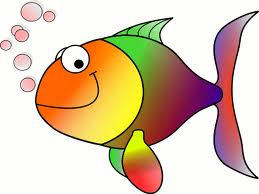
//> input picture images/HappyFish (Copy 10).jpg, 259 x 194 px; its folder holds only this picture in this run
$ ./serial   (built with g++ and OpenCV 4)
//> lines starting //> are read from the running program, lines starting //| are printed output that depends on the picture; after the words box and inside, x2 and y2 are one past the last pixel; in counts of white or black regions, pixels touching at a corner belong together
#include <opencv2/core.hpp>
#include <opencv2/imgcodecs.hpp>
#include "opencv2/imgproc.hpp"
#include "opencv2/highgui.hpp"
#include <opencv2/photo.hpp>
#include <vector>
#include <filesystem>
#include <iostream>
#include <chrono>

using namespace cv;
using namespace std;
using namespace filesystem;

void hairRemovalSerial(const vector<string>& imagePaths, const string& outFolder);

int main(){
    string folderPath = "images";
    string outFolder = "processed_images/serial";
    create_directories(outFolder);

    vector<string> imagePaths;
    for(const auto& entry : directory_iterator(folderPath)){
        if(entry.path().extension() == ".jpg" || entry.path().extension() == ".png")
            imagePaths.push_back(entry.path().string());
    }

    hairRemovalSerial(imagePaths, outFolder);

    return 0;
}

void hairRemovalSerial(const vector<string>& imagePaths, const string& outFolder) {
//> called with outFolder = "processed_images/serial"
    int totalProcessed = 0;
    auto totalStart = chrono::high_resolution_clock::now();

    for(size_t i = 0; i < imagePaths.size(); i++){
        auto start = chrono::high_resolution_clock::now();
        string imgPath = imagePaths[i];

        Mat orig = imread(imgPath, IMREAD_COLOR);
//> orig is the input picture: 194 rows x 259 cols, CV_8UC3; mean B, G, R 170.8, 196.4, 219.3
        if(orig.empty()){
            cout << "Skipped: could not read " << imgPath << endl;
            continue;
        }

        // Step 0: Downscale original for inpainting
        double scaleFactor = 800.0 / max(orig.cols, orig.rows); // max dimension ~800px
//> scaleFactor = 3.09
        Mat smallOrig, smallGray;
        resize(orig, smallOrig, Size(), scaleFactor, scaleFactor, INTER_AREA);
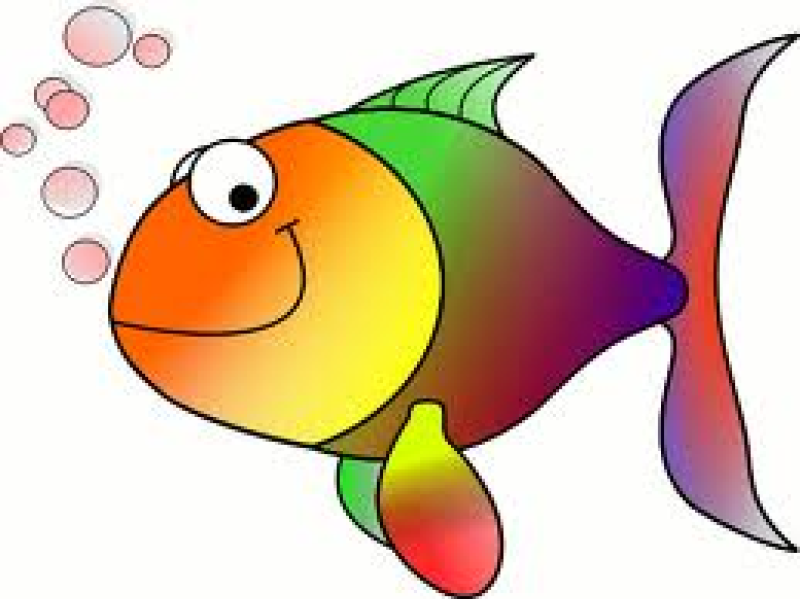
//> smallOrig: 599 rows x 800 cols, CV_8UC3; mean B, G, R 170.8, 196.4, 219.2
        cvtColor(smallOrig, smallGray, COLOR_BGR2GRAY);
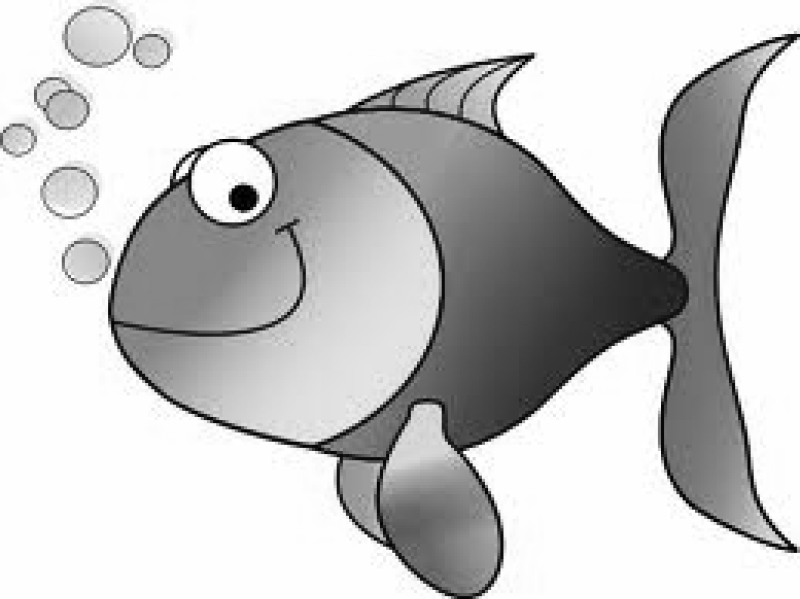
//> smallGray: 599 rows x 800 cols, CV_8UC1; min 0, max 255, mean 200.4

        // Step 1: Multiscale Blackhat
        Mat accumMask = Mat::zeros(smallGray.size(), CV_8UC1);
        vector<int> kernelSizes = {15, 25, 35};

        for(auto kSize : kernelSizes){
            Mat khat, msk;
            Mat kernel = getStructuringElement(MORPH_ELLIPSE, Size(kSize, kSize));
            morphologyEx(smallGray, khat, MORPH_BLACKHAT, kernel);
            normalize(khat, khat, 0, 255, NORM_MINMAX);

            double minVal, maxVal;
            minMaxLoc(khat, &minVal, &maxVal);
            double threshVal = minVal + 0.15 * (maxVal - minVal);
            threshold(khat, msk, threshVal, 255, THRESH_BINARY);

            dilate(msk, msk, getStructuringElement(MORPH_ELLIPSE, Size(3,3)));
            bitwise_or(accumMask, msk, accumMask);
        }
//> this loop made 3 passes
//> pass 1, in hairRemovalSerial, `morphologyEx(smallGray, khat, MORPH_BLACKHAT, kernel);`:
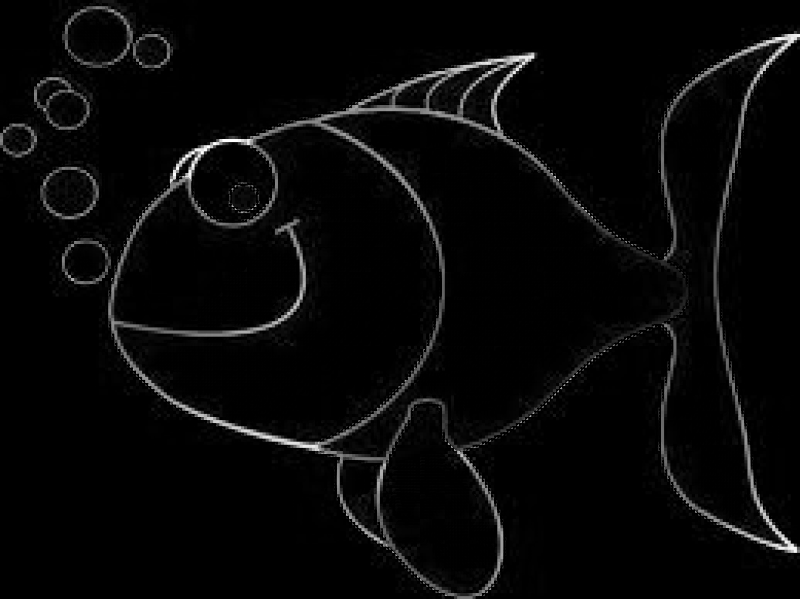
//> khat: 599 rows x 800 cols, CV_8UC1; min 0, max 255, mean 7.6
//> pass 1, in hairRemovalSerial, `threshold(khat, msk, threshVal, 255, THRESH_BINARY);`:
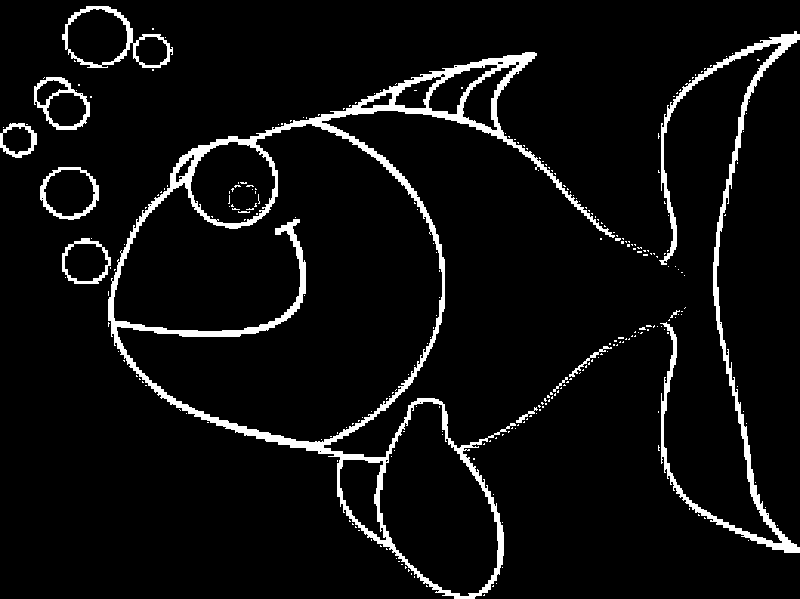
//> msk: 599 rows x 800 cols, CV_8UC1; 5.8% white; 282 white regions (270 under 20 px), largest, box (x1, y1, x2, y2) and area: (108, 52, 615, 599) 16830, (659, 31, 800, 553) 6127, (62, 6, 173, 68) 1198
//> pass 1, in hairRemovalSerial, `dilate(msk, msk, getStructuringElement(MORPH_ELLIPSE, Size(3,3)));`:
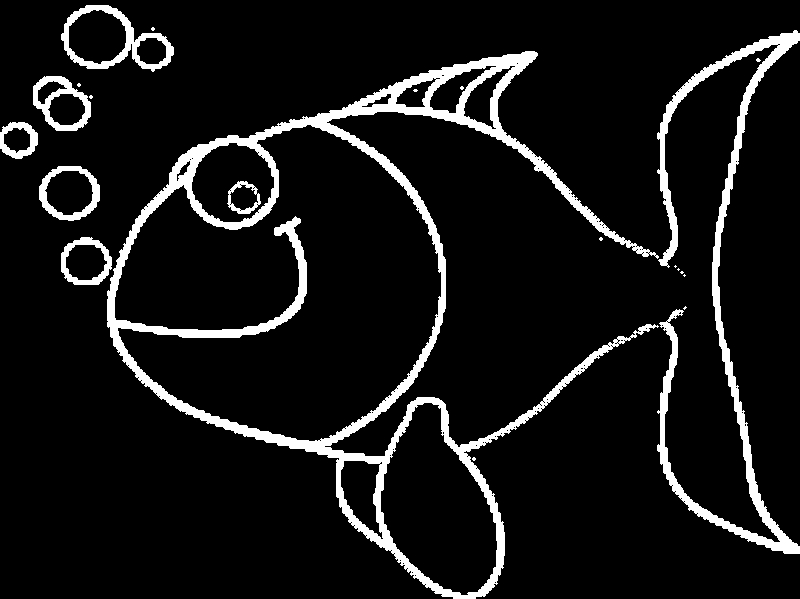
//> msk: 599 rows x 800 cols, CV_8UC1; 8.6% white; 21 white regions (13 under 20 px), largest, box (x1, y1, x2, y2) and area: (107, 51, 659, 599) 25802, (657, 30, 800, 554) 9197, (61, 5, 174, 72) 1914
//> after the loop:
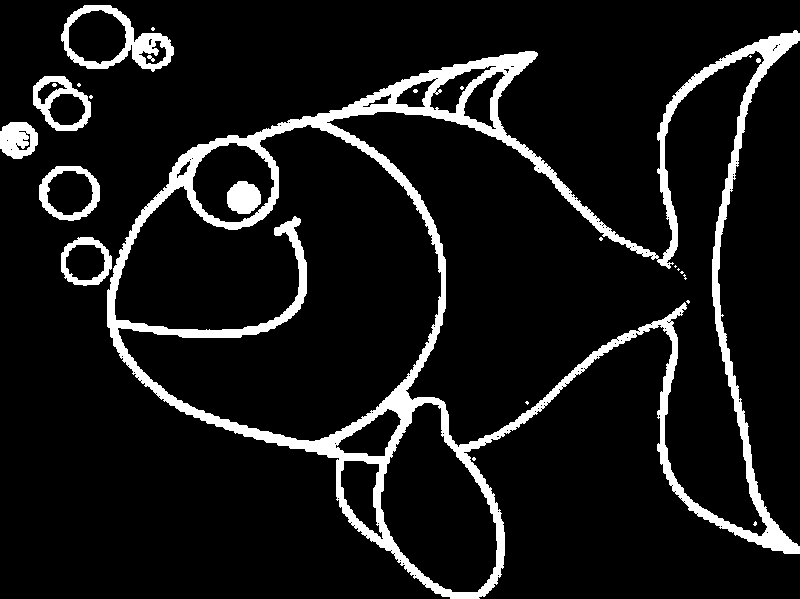
//> accumMask: 599 rows x 800 cols, CV_8UC1; 9.4% white; 25 white regions (16 under 20 px), largest, box (x1, y1, x2, y2) and area: (107, 30, 800, 599) 37370, (61, 5, 174, 72) 2307, (33, 76, 91, 131) 1253

        Mat final;
        int nonZero = countNonZero(accumMask);
//> nonZero = 45108
        if(nonZero == 0){
            final = orig.clone();
        } else {
            // Step 2: Inpaint on downscaled image
            Mat finalSmall;
            inpaint(smallOrig, accumMask, finalSmall, 3.0, INPAINT_TELEA);
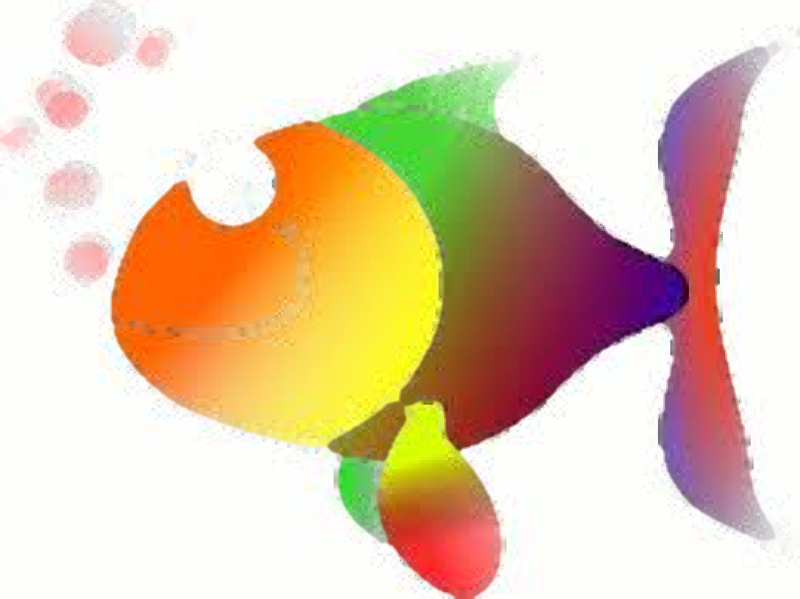
//> finalSmall: 599 rows x 800 cols, CV_8UC3; mean B, G, R 178, 204.6, 227.6

            // Step 3: Upscale to original size
            resize(finalSmall, final, orig.size(), 0, 0, INTER_CUBIC);
        }

        // Save output in folder
        string outPath = outFolder + "/hair_removed_" + path(imgPath).filename().string();
        imwrite(outPath, final);

        auto end = chrono::high_resolution_clock::now();
        chrono::duration<double> elapsed = end - start;
        totalProcessed++;
        cout << "Processed image " << i << " in " << elapsed.count()
             << " sec, saved as: " << outPath << endl;
    }

    auto totalEnd = chrono::high_resolution_clock::now();
    chrono::duration<double> totalElapsed = totalEnd - totalStart;
    cout << "Total images processed: " << totalProcessed
         << " in " << totalElapsed.count() << " sec" << endl;
}
